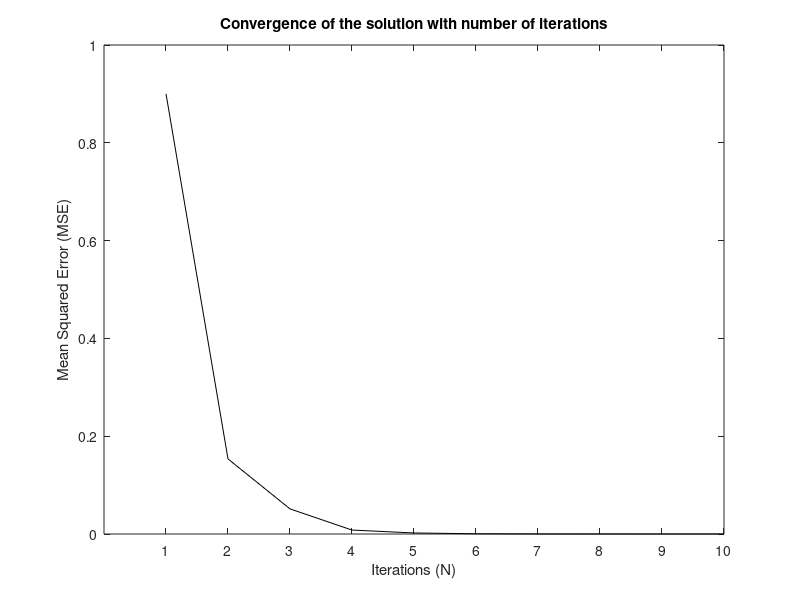

Source code (MATLAB):
%% Program to solve the system of linear equation using jacobi iteration
% Author: Sahil Raj
% Assignment 2 Problem 4

clc; clear all;

% Define the coefficient matrix
A = [
  10 2 1
  2 20 -2
  -2 3 10
];

% Define the constants matrix
b = [
  9;
  -44;
  22
];

% Dimension of the matrix
N = size(A, 1);

% Extract the diagonal matrix
D = zeros(size(A));
for i = 1:N
  D(i,i) = A(i,i);
endfor

% Extract the non diagonal matrix
Q = D - A;

K = 1000; % Number of iteration in jacobi iteration

% Start with a random solution
X = rand(N,1);
iD = inverse(D);
for i = 1:K
  X = iD * (b + Q*X);
endfor


% Plot the convergence
% Compute the true solution
trueX = inverse(A) * b;
baseK = 1
mpK = 10
avgarr = zeros(mpK, 1);
for i = 1:mpK
  X = rand(N, 1);
  for j = 1:baseK
    X = iD * (b + Q*X);
  endfor
  % Compute the error
  avgarr(i) = norm(X - trueX);
  baseK += 1;
endfor

% Plot the solution
plot((1:mpK), avgarr, 'k-');
title("Convergence of the solution with number of iterations");
xlabel("Iterations (N)");
ylabel("Mean Squared Error (MSE)");
xticks((1:mpK));
